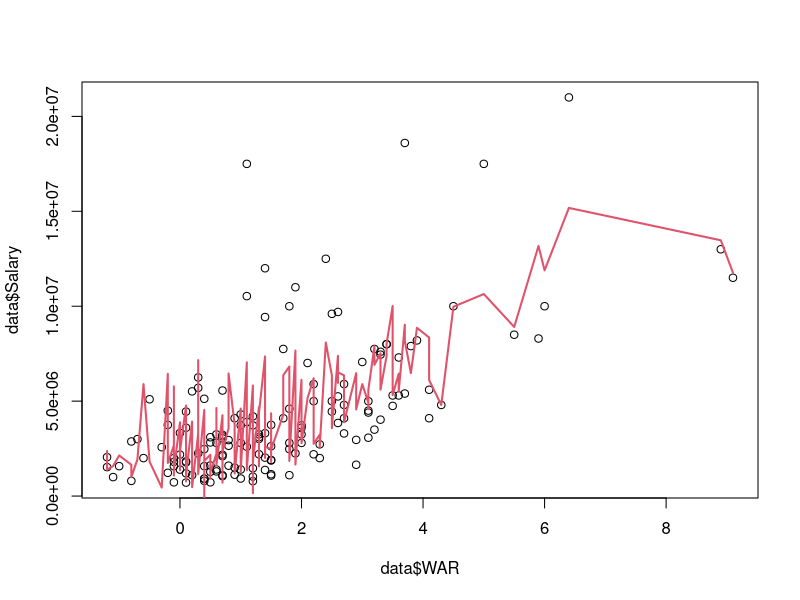
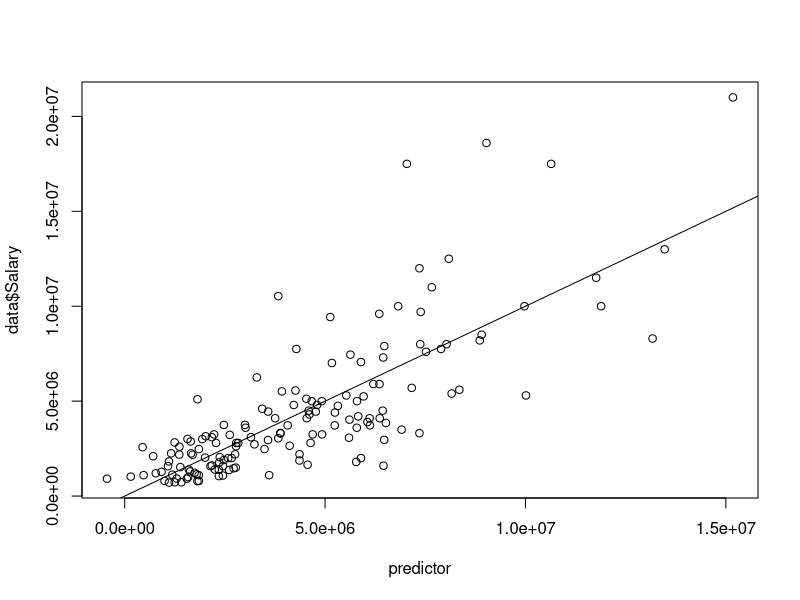
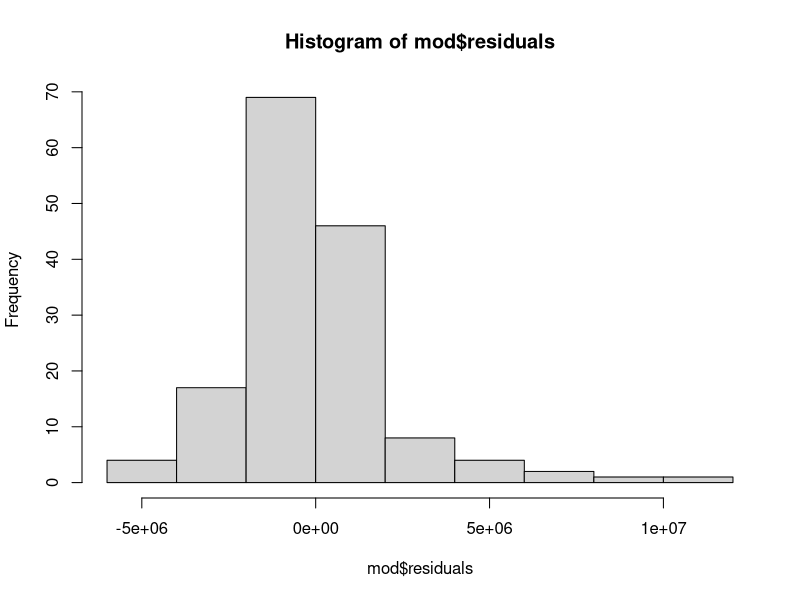
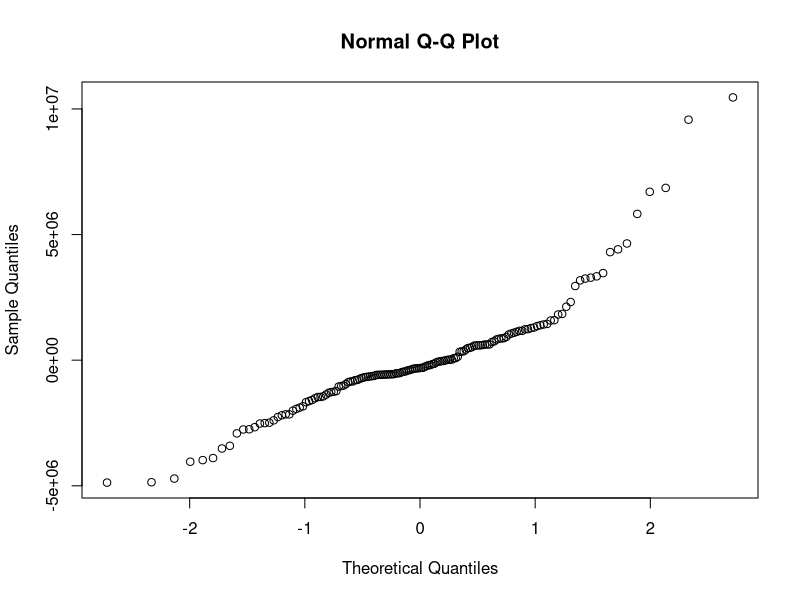

Write the R code that produced these figures, in order.
# Arbitration data is from SPOTRAC

data <- read.csv("arbitration.csv")

data$Salary <- as.numeric(gsub('[$,]', '', data$Salary))

mod <- lm(data$Salary ~ poly(data$WAR, 3) + factor(data$Years) + data$Age); summary(mod)

plot(data$WAR, data$Salary)

predictor <- predict(mod)

ix <- sort(data$WAR,index.return=T)$ix
lines(data$WAR[ix], predictor[ix], col=2, lwd=2 ) 

plot(predictor, data$Salary)
abline(0, 1)

# Note: model can be improved by using a log transformation
hist(mod$residuals)
qqnorm(mod$residuals)
